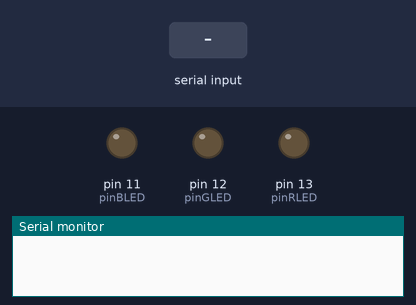
Bench run of a sketch on a simulated Arduino Uno, built with avr-gcc and run on an emulated ATmega328P. Shown: output pins drawn as LEDs (lit = HIGH), the last lines printed to the serial monitor. The test bench sets the inputs (shaded band).

Above: at 1.2 s.
1.3 s: "r" received over Serial
At 1.8 s:
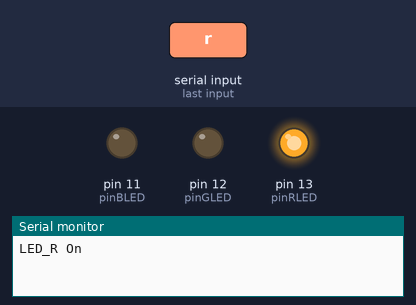
2.8 s: "g" received over Serial
At 4.0 s:
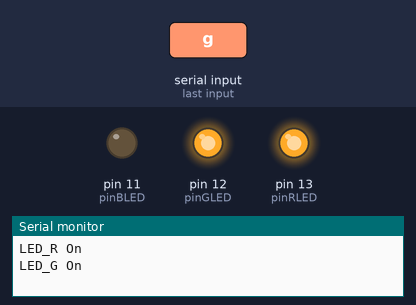
4.3 s: "b" received over Serial
At 5.3 s:
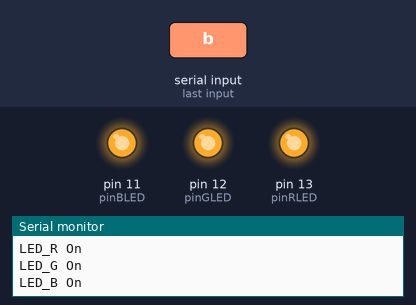
5.8 s: "r" received over Serial
At 6.4 s:
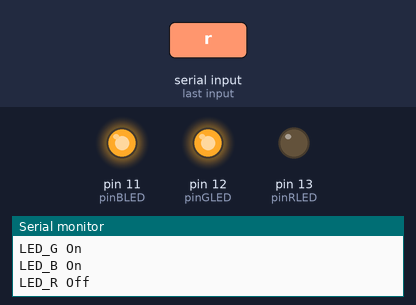
7.3 s: "g" received over Serial
At 7.6 s:
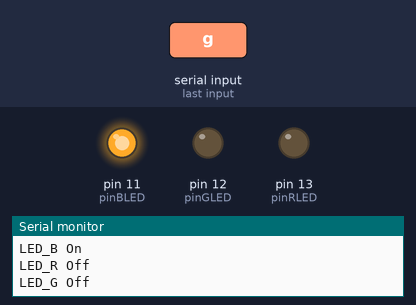
Timing chart, 0 to 9.8 s (numbered marks = the images above; inputs shaded):
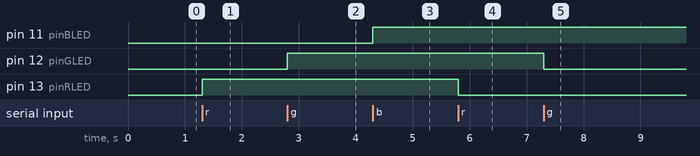

Measured:
- after the input at 1.3 s, pin 13 (pinRLED): LOW → HIGH at once
- after the input at 2.8 s, pin 12 (pinGLED): LOW → HIGH at once
- after the input at 4.3 s, pin 11 (pinBLED): LOW → HIGH at once
- after the input at 5.8 s, pin 13 (pinRLED): HIGH → LOW at once
- after the input at 7.3 s, pin 12 (pinGLED): HIGH → LOW at once

The sketch:

HW7_1.ino
```cpp
const int pinRLED = 13;
const int pinGLED = 12;
const int pinBLED = 11;
byte c;
int r,g,b;
void setup() {
  // put your setup code here, to run once:
  Serial.begin(9600);
  pinMode(pinRLED, OUTPUT);
  pinMode(pinGLED, OUTPUT);
  pinMode(pinBLED, OUTPUT);
  r = 0;
  g = 0;
  b = 0;
}

void loop() {
  // put your main code here, to run repeatedly:
  if( Serial.available()) {
    c = Serial.read();

    switch(c) {

      case 'r':
        if(r == 0) {
          r = 1;
          digitalWrite(pinRLED, r);
          Serial.println("LED_R On");
          break;
        }else {
          r = 0;
          digitalWrite(pinRLED, r);
          Serial.println("LED_R Off");
          break;
        }
      case 'g':
        if(g == 0) {
          g = 1;
          digitalWrite(pinGLED, g);
          Serial.println("LED_G On");
          break;
        }else {
          g = 0;
          digitalWrite(pinGLED, g);
          Serial.println("LED_G Off");
          break;
        }
      case 'b':
        if(b == 0) {
          b = 1;
          digitalWrite(pinBLED, b);
          Serial.println("LED_B On");
          break;
        }else {
          b = 0;
          digitalWrite(pinBLED, b);
          Serial.println("LED_B Off");
          break;
        }


    }
  }
}
```
